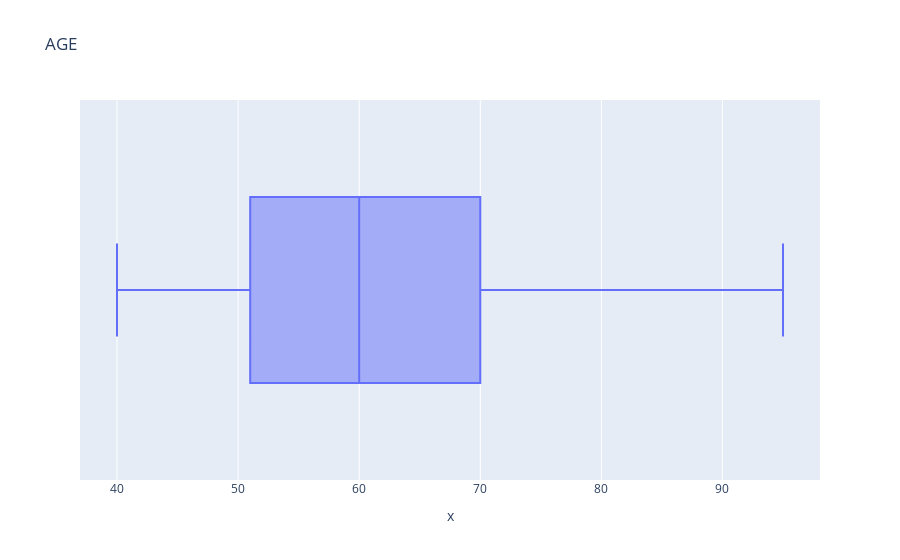
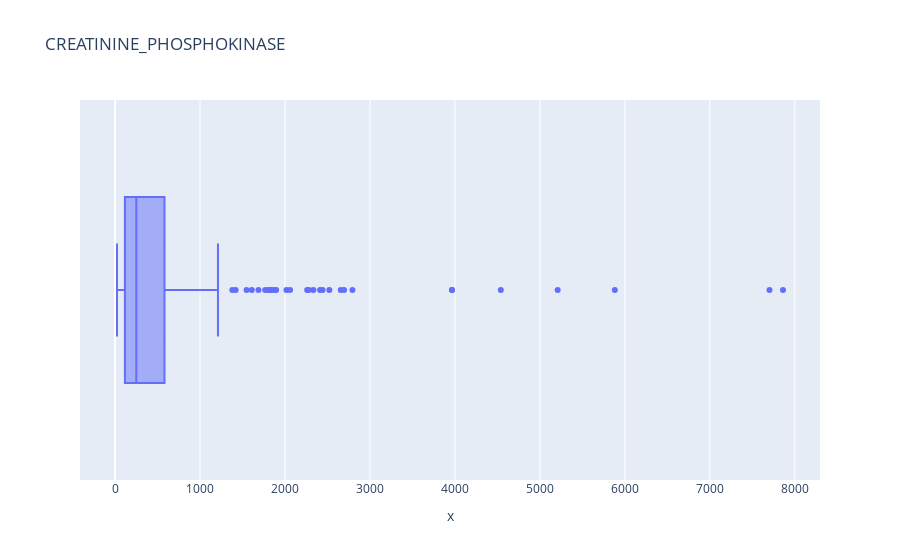
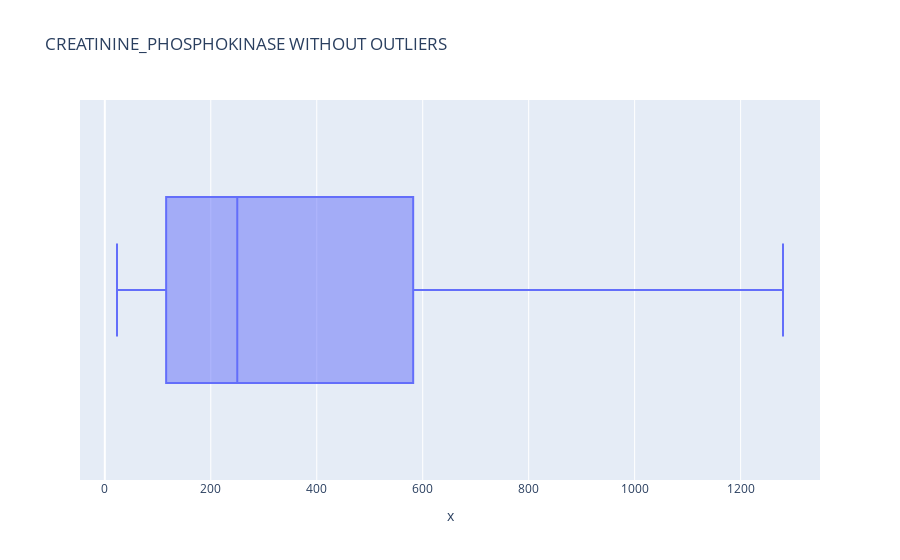
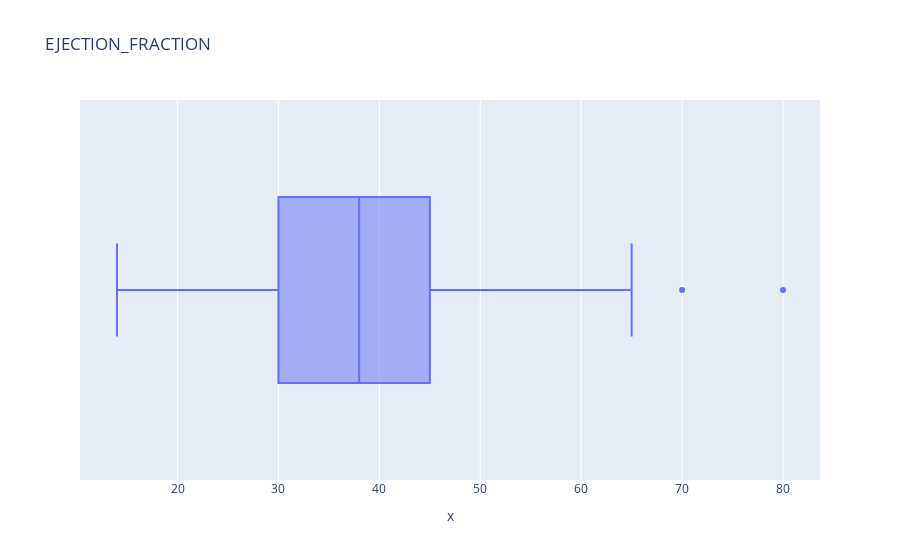

The notebook cell these images were saved under, in order:
### Code cell
l=['age','creatinine_phosphokinase','ejection_fraction','platelets','serum_creatinine','serum_sodium','time']
for i in l:
    px.box(x = data[i],title=i.upper()).show()
    
    Q1 = data[i].quantile(0.25)
    Q3 = data[i].quantile(0.75)
    IQR = Q3-Q1
    upper_fence = Q3 + (1.5*IQR)
    lower_fence = Q1 - (1.5*IQR)
    
    if data[(data[i]>=upper_fence) | (data[i]<=lower_fence)].shape[0]>0:
        for k,d in data.iterrows():
            if d[i]>=upper_fence:
                data.at[k,i] = upper_fence
            if d[i]<=lower_fence:
                data.at[k,i] = lower_fence
        print("Outliers detected and removed successfully!!")
        px.box(x = data[i],title="{} without Outliers".format(i).upper()).show()
    else:
        print("No Outliers detected!!")

### Figure 1 — Plotly figure (JSON) as saved in the notebook; plotly's stock layout.template omitted (floating-point values rounded to 4 significant figures; data arrays with more than 128 entries replaced by an {"elided": "..."} marker saying what was removed)
{"data": [{"alignmentgroup": "True", "hovertemplate": "x=%{x}<extra></extra>", "legendgroup": "", "marker": {"color": "#636efa"}, "name": "", "notched": false, "offsetgroup": "", "orientation": "h", "showlegend": false, "type": "box", "x": {"elided": "299 float values"}, "x0": " ", "xaxis": "x", "y0": " ", "yaxis": "y"}], "layout": {"boxmode": "group", "legend": {"tracegroupgap": 0}, "title": {"text": "AGE"}, "xaxis": {"anchor": "y", "domain": [0, 1], "title": {"text": "x"}}, "yaxis": {"anchor": "x", "domain": [0, 1]}}}

### Figure 2 — Plotly figure (JSON) as saved in the notebook; plotly's stock layout.template omitted (floating-point values rounded to 4 significant figures; data arrays with more than 128 entries replaced by an {"elided": "..."} marker saying what was removed)
{"data": [{"alignmentgroup": "True", "hovertemplate": "x=%{x}<extra></extra>", "legendgroup": "", "marker": {"color": "#636efa"}, "name": "", "notched": false, "offsetgroup": "", "orientation": "h", "showlegend": false, "type": "box", "x": {"elided": "299 int values"}, "x0": " ", "xaxis": "x", "y0": " ", "yaxis": "y"}], "layout": {"boxmode": "group", "legend": {"tracegroupgap": 0}, "title": {"text": "CREATININE_PHOSPHOKINASE"}, "xaxis": {"anchor": "y", "domain": [0, 1], "title": {"text": "x"}}, "yaxis": {"anchor": "x", "domain": [0, 1]}}}

### Figure 3 — Plotly figure (JSON) as saved in the notebook; plotly's stock layout.template omitted (floating-point values rounded to 4 significant figures; data arrays with more than 128 entries replaced by an {"elided": "..."} marker saying what was removed)
{"data": [{"alignmentgroup": "True", "hovertemplate": "x=%{x}<extra></extra>", "legendgroup": "", "marker": {"color": "#636efa"}, "name": "", "notched": false, "offsetgroup": "", "orientation": "h", "showlegend": false, "type": "box", "x": {"elided": "299 int values"}, "x0": " ", "xaxis": "x", "y0": " ", "yaxis": "y"}], "layout": {"boxmode": "group", "legend": {"tracegroupgap": 0}, "title": {"text": "CREATININE_PHOSPHOKINASE WITHOUT OUTLIERS"}, "xaxis": {"anchor": "y", "domain": [0, 1], "title": {"text": "x"}}, "yaxis": {"anchor": "x", "domain": [0, 1]}}}

### Figure 4 — Plotly figure (JSON) as saved in the notebook; plotly's stock layout.template omitted (floating-point values rounded to 4 significant figures; data arrays with more than 128 entries replaced by an {"elided": "..."} marker saying what was removed)
{"data": [{"alignmentgroup": "True", "hovertemplate": "x=%{x}<extra></extra>", "legendgroup": "", "marker": {"color": "#636efa"}, "name": "", "notched": false, "offsetgroup": "", "orientation": "h", "showlegend": false, "type": "box", "x": {"elided": "299 int values"}, "x0": " ", "xaxis": "x", "y0": " ", "yaxis": "y"}], "layout": {"boxmode": "group", "legend": {"tracegroupgap": 0}, "title": {"text": "EJECTION_FRACTION"}, "xaxis": {"anchor": "y", "domain": [0, 1], "title": {"text": "x"}}, "yaxis": {"anchor": "x", "domain": [0, 1]}}}
